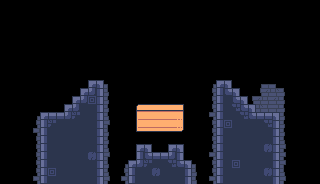

This is a level from a 2D game, rendered from its Tiled map with the project's own tilesets. A one-line summary and the complete map file follow:
An orthogonal 40x23 tile map with 8x8 px tiles, 2 tile layers (Background, Base), 5 tilesets and 12 objects.

<map version="1.10" tiledversion="1.10.2" orientation="orthogonal" renderorder="right-down" width="40" height="23" tilewidth="8" tileheight="8" infinite="0" nextlayerid="4" nextobjectid="183">
 <tileset firstgid="1" source="../tileset.tsx" />
 <tileset firstgid="1025" source="../LevelEditor/big.tsx" />
 <tileset firstgid="1281" source="../LevelEditor/small.tsx" />
 <tileset firstgid="2305" source="../LevelEditor/wide.tsx" />
 <tileset firstgid="2817" source="../LevelEditor/ultrawide.tsx" />
 <layer id="3" name="Background" width="40" height="23">
  <data encoding="csv">
0,0,0,0,0,0,0,0,0,0,0,0,0,0,0,0,0,0,0,0,0,0,0,0,0,0,0,0,0,0,0,0,0,0,0,0,0,0,0,0,
0,0,0,0,0,0,0,0,0,0,0,0,0,0,0,0,0,0,0,0,0,0,0,0,0,0,0,0,0,0,0,0,0,0,0,0,0,0,0,0,
0,0,0,0,0,0,0,0,0,0,0,0,0,0,0,0,0,0,0,0,0,0,0,0,0,0,0,0,0,0,0,0,0,0,0,0,0,0,0,0,
0,0,0,0,0,0,0,0,0,0,0,0,0,0,0,0,0,0,0,0,0,0,0,0,0,0,0,0,0,0,0,0,0,0,0,0,0,0,0,0,
0,0,0,0,0,0,0,0,0,0,0,0,0,0,0,0,0,0,0,0,0,0,0,0,0,0,0,0,0,0,0,0,0,0,0,0,0,0,0,0,
0,0,0,0,0,0,0,0,0,0,0,0,0,0,0,0,0,0,0,0,0,0,0,0,0,0,0,0,0,0,0,0,0,0,0,0,0,0,0,0,
0,0,0,0,0,0,0,0,0,0,0,0,0,0,0,0,0,0,0,0,0,0,0,0,0,0,0,0,0,0,0,0,0,0,0,0,0,0,0,0,
0,0,0,0,0,0,0,0,0,0,0,0,0,0,0,0,0,0,0,0,0,0,0,0,0,0,0,0,0,0,0,0,0,0,0,0,0,0,0,0,
0,0,0,0,0,0,0,0,0,0,0,0,0,0,0,0,0,0,0,0,0,0,0,0,0,0,0,0,0,0,0,0,0,0,0,0,0,0,0,0,
0,0,0,0,0,0,0,0,0,0,0,0,0,0,0,0,0,0,0,0,0,0,0,0,0,0,0,0,0,0,0,0,0,0,0,0,0,0,0,0,
0,0,0,0,0,0,0,0,0,0,0,0,0,19,0,0,0,0,0,0,0,0,0,0,0,0,16,16,0,0,0,0,16,17,19,0,0,0,0,0,
0,0,0,0,0,0,0,0,0,0,0,0,0,51,0,0,0,0,0,0,0,0,0,0,0,0,48,0,0,0,0,0,48,82,49,51,0,0,0,0,
0,0,0,0,0,0,0,0,0,0,0,0,0,51,0,0,0,0,0,0,0,0,0,0,0,0,48,0,0,0,0,48,82,50,82,51,0,0,0,0,
0,0,0,0,0,0,0,0,0,0,0,0,0,51,0,0,0,334,335,335,335,335,336,0,0,0,48,0,0,0,0,0,49,50,81,51,0,0,0,0,
0,0,0,0,16,0,0,0,0,0,0,0,0,51,0,0,0,366,367,367,367,367,368,0,0,0,80,0,0,0,0,0,81,82,81,51,0,0,0,0,
0,0,0,0,48,0,0,0,0,0,0,0,0,83,0,0,0,366,367,367,367,367,368,0,0,0,48,0,0,0,0,0,0,0,0,51,0,0,0,0,
0,0,0,0,80,0,0,0,0,0,0,0,0,51,0,0,0,398,399,399,399,399,400,0,0,0,48,0,0,0,0,0,0,0,0,51,0,0,0,0,
0,0,0,0,48,0,0,0,0,0,0,0,0,51,0,0,0,0,0,0,0,0,0,0,0,0,48,0,0,0,0,0,0,0,0,51,0,0,0,0,
0,0,0,0,48,0,0,0,0,0,0,0,0,51,0,0,0,0,0,0,0,0,0,0,0,0,48,0,0,0,0,0,0,0,0,83,0,0,0,0,
0,0,0,0,48,0,0,0,0,0,0,0,0,83,0,0,0,0,0,0,0,0,0,0,0,0,80,0,0,0,0,0,0,0,0,83,0,0,0,0,
0,0,0,0,48,0,0,0,0,0,0,0,0,51,0,16,0,0,0,0,0,0,0,0,19,0,48,0,0,0,0,0,0,0,0,83,0,0,0,0,
0,0,0,0,48,0,0,0,0,0,0,0,0,51,0,48,0,0,0,0,0,0,0,0,51,0,48,0,0,0,0,0,0,0,0,51,0,0,0,0,
0,0,0,0,80,0,0,0,0,0,0,0,0,83,0,80,0,0,0,0,0,0,0,0,51,0,80,0,0,0,0,0,0,0,0,83,0,0,0,0
</data>
 </layer>
 <layer id="1" name="Base" width="40" height="23">
  <properties>
   <property name="NoOverlappingOutput" type="bool" value="true" />
  </properties>
  <data encoding="csv">
0,0,0,0,0,0,0,0,0,0,0,0,0,0,0,0,0,0,0,0,0,0,0,0,0,0,0,0,0,0,0,0,0,0,0,0,0,0,0,0,
0,0,0,0,0,0,0,0,0,0,0,0,0,0,0,0,0,0,0,0,0,0,0,0,0,0,0,0,0,0,0,0,0,0,0,0,0,0,0,0,
0,0,0,0,0,0,0,0,0,0,0,0,0,0,0,0,0,0,0,0,0,0,0,0,0,0,0,0,0,0,0,0,0,0,0,0,0,0,0,0,
0,0,0,0,0,0,0,0,0,0,0,0,0,0,0,0,0,0,0,0,0,0,0,0,0,0,0,0,0,0,0,0,0,0,0,0,0,0,0,0,
0,0,0,0,0,0,0,0,0,0,0,0,0,0,0,0,0,0,0,0,0,0,0,0,0,0,0,0,0,0,0,0,0,0,0,0,0,0,0,0,
0,0,0,0,0,0,0,0,0,0,0,0,0,0,0,0,0,0,0,0,0,0,0,0,0,0,0,0,0,0,0,0,0,0,0,0,0,0,0,0,
0,0,0,0,0,0,0,0,0,0,0,0,0,0,0,0,0,0,0,0,0,0,0,0,0,0,0,0,0,0,0,0,0,0,0,0,0,0,0,0,
0,0,0,0,0,0,0,0,0,0,0,0,0,0,0,0,0,0,0,0,0,0,0,0,0,0,0,0,0,0,0,0,0,0,0,0,0,0,0,0,
0,0,0,0,0,0,0,0,0,0,0,0,0,0,0,0,0,0,0,0,0,0,0,0,0,0,0,0,0,0,0,0,0,0,0,0,0,0,0,0,
0,0,0,0,0,0,0,0,0,0,0,0,0,0,0,0,0,0,0,0,0,0,0,0,0,0,0,0,0,0,0,0,0,0,0,0,0,0,0,0,
0,0,0,0,0,0,0,0,0,0,0,1,3,0,0,0,0,0,0,0,0,0,0,0,0,0,0,1,3,0,0,0,0,0,0,0,0,0,0,0,
0,0,0,0,0,0,0,0,0,0,1,8,35,0,0,0,0,0,0,0,0,0,0,0,0,0,0,33,9,3,0,0,0,0,0,0,0,0,0,0,
0,0,0,0,0,0,0,0,0,1,8,101,35,0,0,0,0,0,0,0,0,0,0,0,0,0,0,33,34,9,3,0,0,0,0,0,0,0,0,0,
0,0,0,0,0,0,0,0,1,8,34,34,35,0,0,0,0,0,0,0,0,0,0,0,0,0,0,33,34,134,9,3,0,0,0,0,0,0,0,0,
0,0,0,0,0,1,2,2,8,133,34,34,35,0,0,0,0,0,0,0,0,0,0,0,0,0,0,33,34,34,134,9,2,2,3,0,0,0,0,0,
0,0,0,0,0,33,133,34,34,34,34,34,35,0,0,0,0,0,0,0,0,0,0,0,0,0,0,33,101,483,34,34,34,134,35,0,0,0,0,0,
0,0,0,0,0,33,34,34,34,34,34,34,35,0,0,0,0,0,0,0,0,0,0,0,0,0,0,33,483,483,34,34,34,34,35,0,0,0,0,0,
0,0,0,0,0,33,34,34,34,34,34,34,35,0,0,0,0,0,0,0,0,0,0,0,0,0,0,33,483,483,34,34,34,34,35,0,0,0,0,0,
0,0,0,0,0,33,34,34,34,34,34,34,35,0,0,0,0,1,3,0,0,1,3,0,0,0,0,33,34,34,34,34,34,102,35,0,0,0,0,0,
0,0,0,0,0,33,34,34,34,34,34,102,35,0,0,0,0,33,9,2,2,8,35,0,0,0,0,33,483,34,34,34,34,34,35,0,0,0,0,0,
0,0,0,0,0,33,34,34,34,34,34,34,35,0,0,0,1,8,133,34,34,134,9,3,0,0,0,33,483,101,34,34,34,34,35,0,0,0,0,0,
0,0,0,0,0,33,101,34,34,34,34,34,35,0,0,0,33,34,34,102,34,34,34,35,0,0,0,33,483,34,34,34,34,102,35,0,0,0,0,0,
0,0,0,0,0,33,34,34,34,34,34,34,35,0,0,0,33,34,34,34,34,34,34,35,0,0,0,33,34,34,34,34,34,34,35,0,0,0,0,0
</data>
 </layer>
 <objectgroup id="2" name="Objects">
  <object id="98" gid="1025" x="60.5834" y="101.584" width="16" height="16">
   <properties>
    <property name="object" value="player" />
   </properties>
  </object>
  <object id="130" x="138" y="113">
   <properties>
    <property name="height" type="int" value="1" />
    <property name="object" value="math_multi_row" />
    <property name="signals" value="0" />
    <property name="table" value="5+_=_" />
    <property name="width" type="int" value="10" />
   </properties>
   <point />
  </object>
  <object id="172" gid="1540" x="95.3333" y="80.3333" width="8" height="8">
   <properties>
    <property name="object" value="number" />
    <property name="value" type="int" value="3" />
   </properties>
  </object>
  <object id="173" gid="1545" x="53.6667" y="111.667" width="8" height="8">
   <properties>
    <property name="object" value="number" />
    <property name="value" type="int" value="8" />
   </properties>
  </object>
  <object id="174" gid="2307" x="184" y="128" width="16" height="8">
   <properties>
    <property name="max" type="int" value="-5" />
    <property name="min" type="int" value="0" />
    <property name="mode" value="vertical" />
    <property name="object" value="signal_platform" />
    <property name="signal" type="int" value="0" />
   </properties>
  </object>
  <object id="175" gid="2337" x="152" y="152" width="16" height="8">
   <properties>
    <property name="object" value="button" />
    <property name="signal" type="int" value="2" />
   </properties>
  </object>
  <object id="176" gid="2339" x="120" y="104" width="16" height="8">
   <properties>
    <property name="max" type="int" value="6" />
    <property name="min" type="int" value="0" />
    <property name="mode" value="horizontal" />
    <property name="object" value="signal_platform" />
    <property name="signal" type="int" value="2" />
   </properties>
  </object>
  <object id="177" gid="1545" x="44.3333" y="112" width="8" height="8">
   <properties>
    <property name="object" value="number" />
    <property name="value" type="int" value="8" />
   </properties>
  </object>
  <object id="179" gid="1409" x="219.333" y="77.6667" width="8" height="8">
   <properties>
    <property name="object" value="key" />
   </properties>
  </object>
  <object id="180" gid="1027" x="264" y="112" width="16" height="16">
   <properties>
    <property name="object" value="door" />
   </properties>
  </object>
  <object id="181" gid="1411" x="192" y="64" width="8" height="8">
   <properties>
    <property name="object" value="coin" />
   </properties>
  </object>
  <object id="182" gid="1411" x="120" y="64" width="8" height="8">
   <properties>
    <property name="object" value="coin" />
   </properties>
  </object>
 </objectgroup>
</map>
